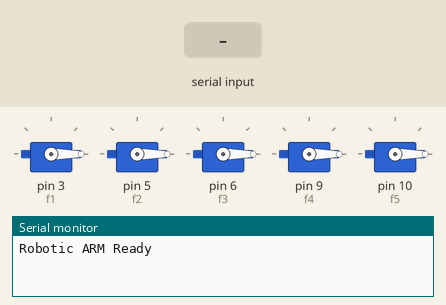
The sketch below on a simulated Arduino Uno, built with avr-gcc and run on an emulated ATmega328P. Shown: 5 × servo, the last lines printed to the serial monitor. Inputs (shaded band) come from the test bench.

Above: at 1.2 s.
1.3 s: "1" received over Serial
At 2.3 s:
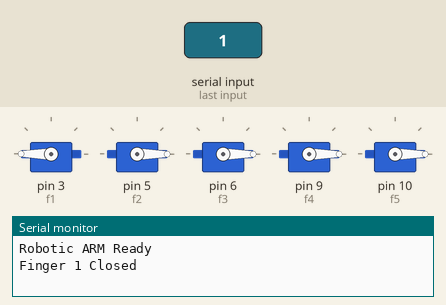
2.8 s: "2" received over Serial
At 3.5 s:
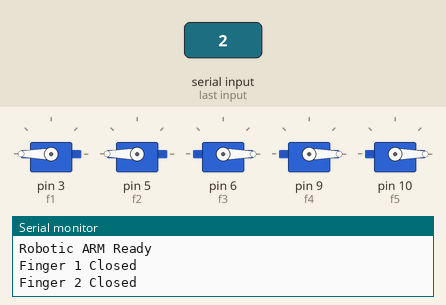
4.3 s: "3" received over Serial
At 4.6 s:
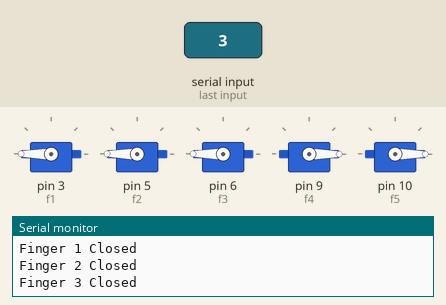
5.8 s: "4" received over Serial
At 7.0 s:
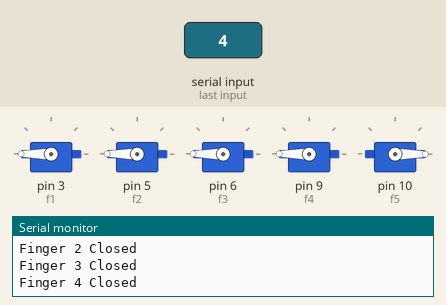
7.3 s: "5" received over Serial
At 8.1 s:
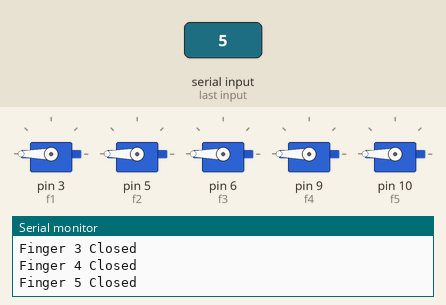
8.8 s: "1" received over Serial
At 9.3 s:
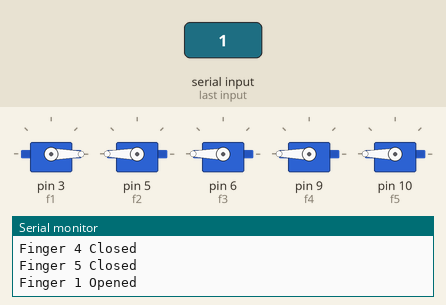
Timing chart, 0 to 11.3 s (numbered marks = the images above; inputs shaded):
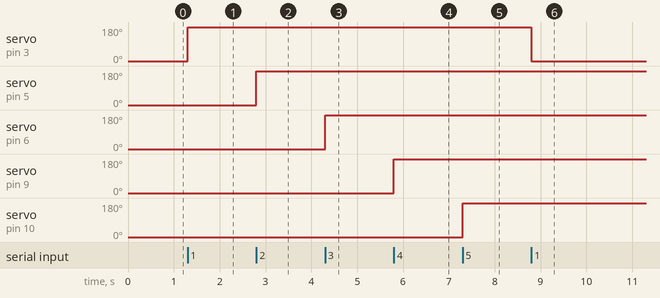

The sketch:

Robotic_Arm.ino
```cpp
#include <Servo.h>
//Enter integer values corrosponding to each finger to move them

//Every servo object defines a finger
Servo f1;
Servo f2;
Servo f3;
Servo f4;
Servo f5;

char finger;
//Check status of each finger
int fs1=0;
int fs2=0;
int fs3=0;
int fs4=0;
int fs5=0;


void setup() {
  //Initialise Serial Comm
  Serial.begin(57600);
  //All servos attached to their respective fingers
  f1.attach(3);
  f2.attach(5);
  f3.attach(6);
  f4.attach(9);
  f5.attach(10);
  //Initialise all servos to 0
  f1.write(0);
  f2.write(0);
  f3.write(0);
  f4.write(0);
  f5.write(0);

  Serial.println("Robotic ARM Ready");
}

void loop() {
  if(Serial.available()>0)
  {
    finger=Serial.read();
    if(finger=='1')
    {
      if(fs1==0)
      {
        f1.write(180);
        fs1=1;
        Serial.println("Finger 1 Closed");
      }
      else
      {
        f1.write(0);
        fs1=0;
        Serial.println("Finger 1 Opened");
      }
    }
    if(finger=='2')
    {
      if(fs2==0)
      {
        f2.write(180);
        fs2=1;
        Serial.println("Finger 2 Closed");
      }
      else
      {
        f2.write(0);
        fs2=0;
        Serial.println("Finger 2 Opened");
      }
    }
    if(finger=='3')
    {
      if(fs3==0)
      {
        f3.write(180);
        fs3=1;
        Serial.println("Finger 3 Closed");
      }
      else
      {
        f3.write(0);
        fs3=0;
        Serial.println("Finger 3 Opened");
      }
    }
    if(finger=='4')
    {
      if(fs4==0)
      {
        f4.write(180);
        fs4=1;
        Serial.println("Finger 4 Closed");
      }
      else
      {
        f4.write(0);
        fs4=0;
        Serial.println("Finger 4 Opened");
      }
    }
    if(finger=='5')
    {
      if(fs5==0)
      {
        f5.write(180);
        fs5=1;
        Serial.println("Finger 5 Closed");
      }
      else
      {
        f5.write(0);
        fs5=0;
        Serial.println("Finger 5 Opened");
      }
    }
  }
}
```

Measured:
- after the input at 1.3 s, servo on pin 3 (f1): 0° → 180° at once
- after the input at 2.8 s, servo on pin 5 (f2): 0° → 180° at once
- after the input at 4.3 s, servo on pin 6 (f3): 0° → 180° at once
- after the input at 5.8 s, servo on pin 9 (f4): 0° → 180° at once
- after the input at 7.3 s, servo on pin 10 (f5): 0° → 180° at once
- after the input at 8.8 s, servo on pin 3 (f1): 180° → 0° at once
